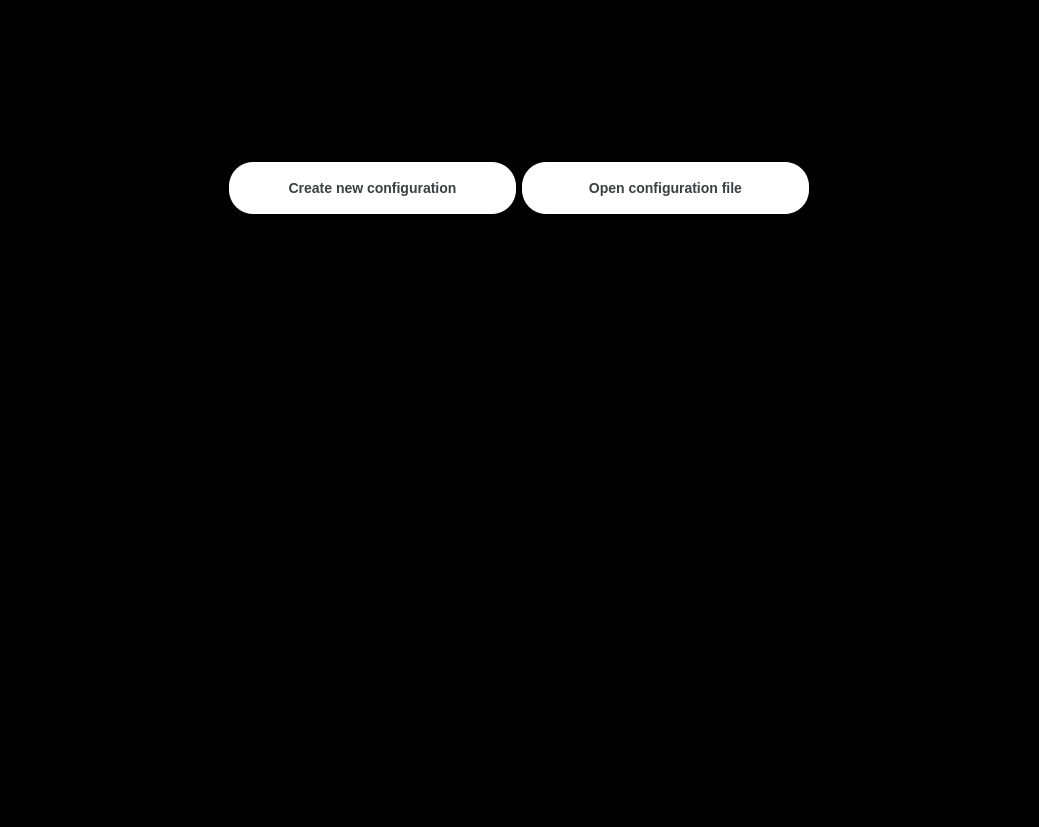
<?xml version="1.0" encoding="UTF-8"?>
<ui version="4.0">
 <class>MainWindow</class>
 <widget class="QMainWindow" name="MainWindow">
  <property name="geometry">
   <rect>
    <x>0</x>
    <y>0</y>
    <width>1039</width>
    <height>827</height>
   </rect>
  </property>
  <property name="windowTitle">
   <string>MainWindow</string>
  </property>
  <widget class="QWidget" name="centralwidget">
   <property name="styleSheet">
    <string notr="true">*{
background-color: rgb(0, 0, 0);
}
QPushButton{
  width: 100%;
  align-items: center;
  appearance: none;
  background-color: #fff;
  border-radius: 24px;
  border-style: none;
  box-shadow: rgba(0, 0, 0, .2) 0 3px 5px -1px,rgba(0, 0, 0, .14) 0 6px 10px 0,rgba(0, 0, 0, .12) 0 1px 18px 0;
  box-sizing: border-box;
  color: #3c4043;
  cursor: pointer;
  display: inline-flex;
  fill: currentcolor;
  font-family: &quot;Google Sans&quot;,Roboto,Arial,sans-serif;
  font-size: 14px;
  font-weight: 500;
  height: 48px;
  justify-content: center;
  letter-spacing: .25px;
  line-height: normal;

  overflow: visible;
  padding: 2px 24px;
  position: relative;
  text-align: center;
  text-transform: none;
  transition: box-shadow 280ms cubic-bezier(.4, 0, .2, 1),opacity 15ms linear 30ms,transform 270ms cubic-bezier(0, 0, .2, 1) 0ms;
  user-select: none;
  -webkit-user-select: none;
  touch-action: manipulation;
  width: auto;
  will-change: transform,opacity;
  z-index: 0;
}

QPushButton:hover {
  background:rgb(0, 0, 0);
  color: rgb(255, 255, 255);
}

</string>
   </property>
   <layout class="QVBoxLayout" name="verticalLayout">
    <item>
     <widget class="QFrame" name="frame">
      <property name="minimumSize">
       <size>
        <width>0</width>
        <height>100</height>
       </size>
      </property>
      <property name="maximumSize">
       <size>
        <width>16777215</width>
        <height>100</height>
       </size>
      </property>
      <property name="autoFillBackground">
       <bool>false</bool>
      </property>
      <property name="frameShape">
       <enum>QFrame::StyledPanel</enum>
      </property>
      <property name="frameShadow">
       <enum>QFrame::Raised</enum>
      </property>
      <layout class="QHBoxLayout" name="horizontalLayout">
       <property name="spacing">
        <number>0</number>
       </property>
       <property name="leftMargin">
        <number>0</number>
       </property>
       <property name="topMargin">
        <number>0</number>
       </property>
       <property name="rightMargin">
        <number>0</number>
       </property>
       <property name="bottomMargin">
        <number>0</number>
       </property>
       <item>
        <widget class="QLabel" name="label">
         <property name="minimumSize">
          <size>
           <width>250</width>
           <height>100</height>
          </size>
         </property>
         <property name="maximumSize">
          <size>
           <width>250</width>
           <height>100</height>
          </size>
         </property>
         <property name="text">
          <string/>
         </property>
         <property name="pixmap">
          <pixmap>../LOGO/zentrack-high-resolution-logo-transparent.png</pixmap>
         </property>
         <property name="scaledContents">
          <bool>true</bool>
         </property>
        </widget>
       </item>
      </layout>
     </widget>
    </item>
    <item>
     <widget class="QFrame" name="frame_2">
      <property name="frameShape">
       <enum>QFrame::StyledPanel</enum>
      </property>
      <property name="frameShadow">
       <enum>QFrame::Raised</enum>
      </property>
      <layout class="QVBoxLayout" name="verticalLayout_2">
       <item>
        <widget class="QFrame" name="frame_5">
         <property name="maximumSize">
          <size>
           <width>16777215</width>
           <height>50</height>
          </size>
         </property>
         <property name="frameShape">
          <enum>QFrame::StyledPanel</enum>
         </property>
         <property name="frameShadow">
          <enum>QFrame::Raised</enum>
         </property>
        </widget>
       </item>
       <item alignment="Qt::AlignHCenter|Qt::AlignVCenter">
        <widget class="QFrame" name="frame_4">
         <property name="minimumSize">
          <size>
           <width>600</width>
           <height>600</height>
          </size>
         </property>
         <property name="frameShape">
          <enum>QFrame::StyledPanel</enum>
         </property>
         <property name="frameShadow">
          <enum>QFrame::Raised</enum>
         </property>
         <layout class="QHBoxLayout" name="horizontalLayout_2">
          <item alignment="Qt::AlignTop">
           <widget class="QPushButton" name="pb1">
            <property name="minimumSize">
             <size>
              <width>0</width>
              <height>0</height>
             </size>
            </property>
            <property name="maximumSize">
             <size>
              <width>300</width>
              <height>16777215</height>
             </size>
            </property>
            <property name="styleSheet">
             <string notr="true"/>
            </property>
            <property name="text">
             <string>Create new configuration</string>
            </property>
            <property name="iconSize">
             <size>
              <width>20</width>
              <height>25</height>
             </size>
            </property>
           </widget>
          </item>
          <item alignment="Qt::AlignTop">
           <widget class="QPushButton" name="pushButton_2">
            <property name="maximumSize">
             <size>
              <width>300</width>
              <height>16777215</height>
             </size>
            </property>
            <property name="text">
             <string>Open configuration file</string>
            </property>
           </widget>
          </item>
         </layout>
        </widget>
       </item>
      </layout>
     </widget>
    </item>
    <item>
     <widget class="QFrame" name="frame_3">
      <property name="minimumSize">
       <size>
        <width>0</width>
        <height>50</height>
       </size>
      </property>
      <property name="maximumSize">
       <size>
        <width>16777215</width>
        <height>50</height>
       </size>
      </property>
      <property name="frameShape">
       <enum>QFrame::StyledPanel</enum>
      </property>
      <property name="frameShadow">
       <enum>QFrame::Raised</enum>
      </property>
      <layout class="QHBoxLayout" name="horizontalLayout_3">
       <property name="spacing">
        <number>0</number>
       </property>
       <property name="leftMargin">
        <number>0</number>
       </property>
       <property name="topMargin">
        <number>0</number>
       </property>
       <property name="rightMargin">
        <number>0</number>
       </property>
       <property name="bottomMargin">
        <number>0</number>
       </property>
       <item>
        <widget class="QLabel" name="label_2">
         <property name="maximumSize">
          <size>
           <width>150</width>
           <height>50</height>
          </size>
         </property>
         <property name="text">
          <string/>
         </property>
         <property name="pixmap">
          <pixmap>../LOGO/zentrack-favicon-white.png</pixmap>
         </property>
         <property name="scaledContents">
          <bool>true</bool>
         </property>
        </widget>
       </item>
      </layout>
     </widget>
    </item>
   </layout>
  </widget>
 </widget>
 <resources>
  <include location="RES.qrc"/>
 </resources>
 <connections/>
</ui>
